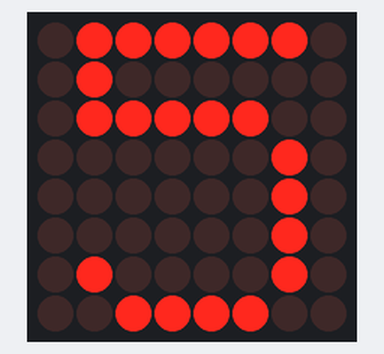
Bench run of a sketch on a simulated Arduino Uno, built with avr-gcc and run on an emulated ATmega328P. Shown: 8×8 LED matrix.

Above: at 0.1 s.
At 1.1 s:
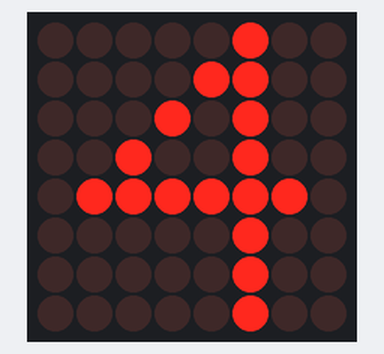
At 2.1 s:
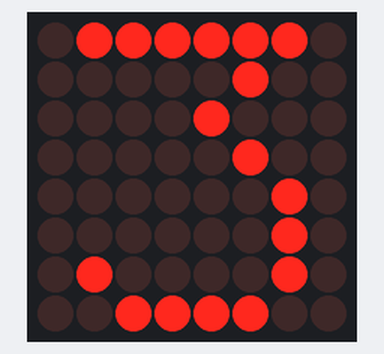
At 3.1 s:
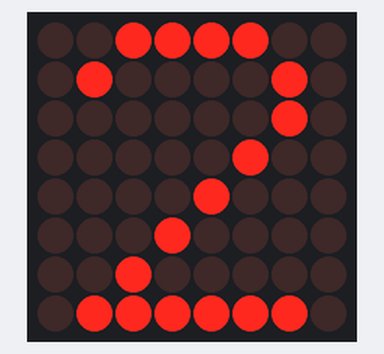
At 4.1 s:
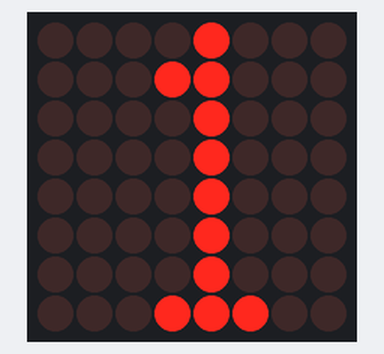

The sketch:

_5-LED_matrix.ino
```cpp
#include <LedControl.h>
#define NumMatrix 1       // Cuantas matrices vamos a usar
#define NOLISTO 0
LedControl lc=LedControl(11,9,10, NumMatrix);  // Creamos una instancia de LedControl
//12,11,10

byte no_listo[]{
  B10000001,
  B01000010,
  B00100100,
  B00011000,
  B00011000,
  B00100100,
  B01000010,
  B10000001
};
byte listo[]{
  B01101000,
  B10011000,
  B10011001,
  B10011010,
  B10011100,
  B10011100,
  B10011010,
  B01101001
};
byte uno[]{
  B00001000,
  B00011000,
  B00001000,
  B00001000,
  B00001000,
  B00001000,
  B00001000,
  B00011100
};
byte dos[]{
  B00111100,
  B01000010,
  B00000010,
  B00000100,
  B00001000,
  B00010000,
  B00100000,
  B01111110
};
byte tres[]{
  B01111110,
  B00000100,
  B00001000,
  B00000100,
  B00000010,
  B00000010,
  B01000010,
  B00111100
};
byte cuatro[]{
  B00000100,
  B00001100,
  B00010100,
  B00100100,
  B01111110,
  B00000100,
  B00000100,
  B00000100
};
byte cinco[]{
  B01111110,
  B01000000,
  B01111100,
  B00000010,
  B00000010,
  B00000010,
  B01000010,
  B00111100
};
void setup(){
  lc.shutdown(0,false);    // Activo la matriz
  lc.setIntensity(0,8);    // Poner el brillo a un valor intermedio
  lc.clearDisplay(0);      // Y borrar todo
}

void loop(){
  //no_listo_f();
  //delay(3500);
  //listo_f();
  //delay(3500);
  cuenta_atras();
}

void no_listo_f(){
  for(int i=0; i<8; i++){
    lc.setRow(0,i,no_listo[i]);
  }
}

void listo_f(){
  for(int i=0; i<8; i++){
    lc.setRow(0,i,listo[i]);
  }
}
void cuenta_atras(){
  int cont=1;
  while(cont<=5){
    switch(cont){
      case 1:
      for(int i=0; i<8; i++){
        lc.setRow(0,i,cinco[i]);
      }
      break;
      case 2:
      for(int i=0; i<8; i++){
        lc.setRow(0,i,cuatro[i]);
      }
      break;
      case 3:
      for(int i=0; i<8; i++){
        lc.setRow(0,i,tres[i]);
      }
      break;
      case 4:
      for(int i=0; i<8; i++){
        lc.setRow(0,i,dos[i]);
      }
      break;
      case 5:
      for(int i=0; i<8; i++){
        lc.setRow(0,i,uno[i]);
      }
      break;
    }
    cont++;
    delay(1000);
  }
}
```

Measured:
- by itself, everything shown: repeats every 5.0 s, in 5 steps
- what the display in image 1 shows lasts 1.0 s, from 1.0 s to 2.0 s
